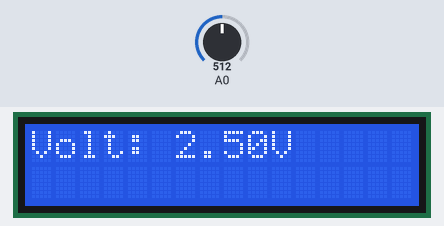
The sketch below on a simulated Arduino Uno, built with avr-gcc and run on an emulated ATmega328P. Shown: 16×2 character LCD. The inputs (shaded band) are chosen by the test bench; at power-on: A0 = 512. What the sketch prints to the serial monitor is not drawn.

Above: at 3.2 s.
3.3 s: A0 set to 716
At 4.7 s:
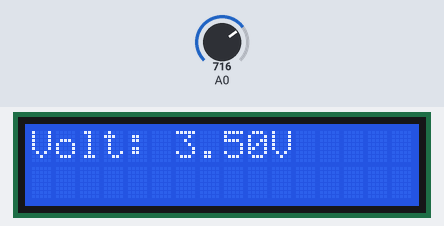
5.0 s: A0 set to 900
At 6.2 s:
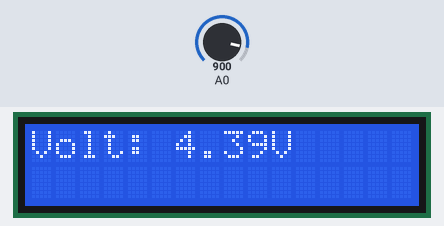
6.5 s: A0 set to 1023
At 7.7 s:
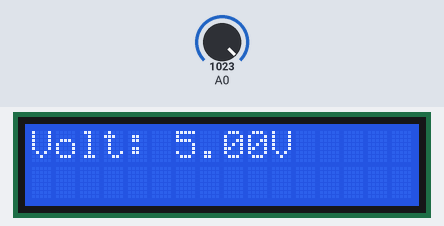
Timing chart, 0 to 9.5 s (numbered marks = the images above; inputs shaded):
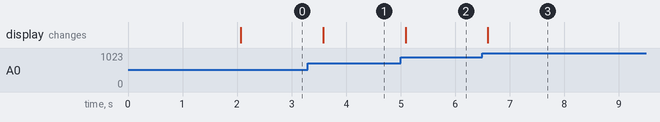

Measured:
- after the input at 3.3 s, the display: changes after 0.28 s (image 1)
- after the input at 5.0 s, the display: changes after 0.09 s (image 2)
- after the input at 6.5 s, the display: changes after 0.10 s (image 3)

The sketch:

Turbidity_Sensor.ino
```cpp
#include <LiquidCrystal.h>

// RS, E, D4, D5, D6, D7
LiquidCrystal lcd(7, 8, 9, 10, 11, 12);

void setup() {
  Serial.begin(9600);
  lcd.begin(16, 2);
  lcd.print("Turbidity Sensor");
  delay(2000);
  lcd.clear();
}

void loop() {
  int sensorValue = analogRead(A0);
  float voltage = sensorValue * (5.0 / 1024.0);

  Serial.print("Voltage: "); Serial.print(voltage, 2); Serial.println("V");

  lcd.setCursor(0, 0);
  lcd.print("Volt: ");
  lcd.print(voltage, 2);
  lcd.print("V      ");

  delay(500);
}
```
